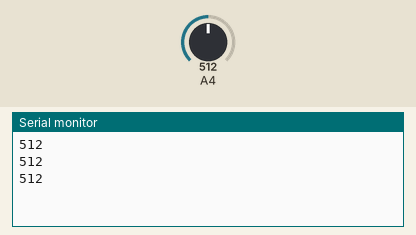
Recording of a sketch running on a simulated Arduino Mega 2560, built with avr-gcc and run on an emulated ATmega2560. On the bench: the last lines printed to the serial monitor. The test bench sets the inputs (shaded band); at power-on: A4 = 512.

Above: at 2.2 s.
2.3 s: A4 set to 716
At 2.9 s:
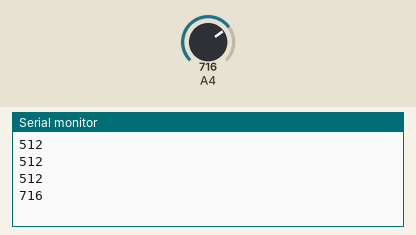
3.8 s: A4 set to 900
At 4.4 s:
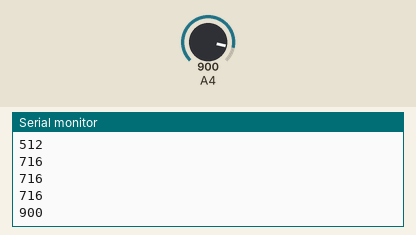
Timing chart, 0 to 6.8 s (numbered marks = the images above; inputs shaded):
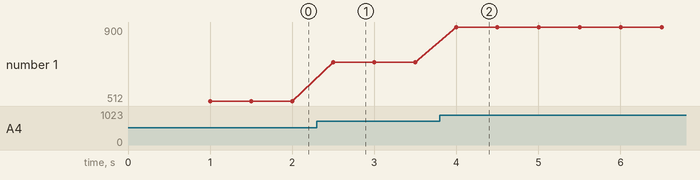

Measured:
- after the input at 2.3 s, the serial monitor: prints a new line after 0.20 s (image 1)
- after the input at 3.8 s, the serial monitor: prints a new line after 0.20 s (image 2)
- plotted number 1: 512 → 716 after the input at 2.3 s, 716 → 900 after the input at 3.8 s

The sketch:

mission2.ino
```cpp
// มิชชัน 2: อ่านค่าโพเทนชิโอมิเตอร์
const int potPin = 36;   // ขาโพเทนชิโอมิเตอร์ (Analog ADC0)

int potValue = 0;

void setup() {
  Serial.begin(115200);
  delay(1000);
}

void loop() {
  potValue = analogRead(potPin);
  Serial.println(potValue);
  delay(500);
}
```
